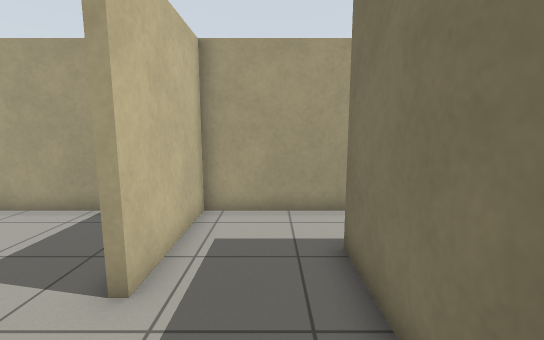
View 1 (above)

22 first-person views from a walk through a world built for the Gazebo simulator. The camera is 1.2 m above the floor, tilts 8° down and sees 90° across. The floor is counted in squares, 0.5 m on a side. Each view is taken from the middle of a square. On the plan, view 1 faces up. The plan holds only what a view shows up to about 17 squares ahead; the rest is blank.

View 2
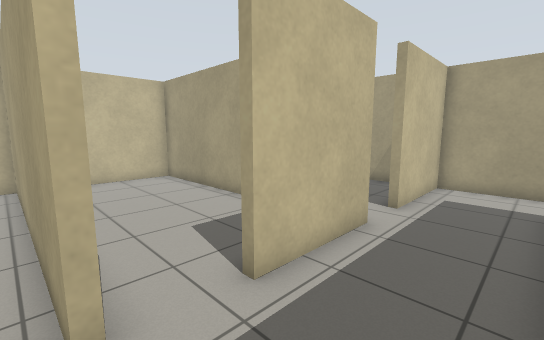

View 3
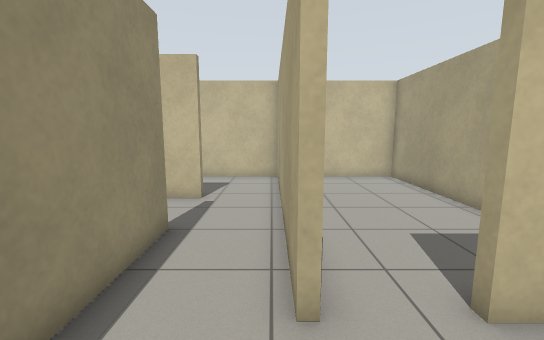

View 4
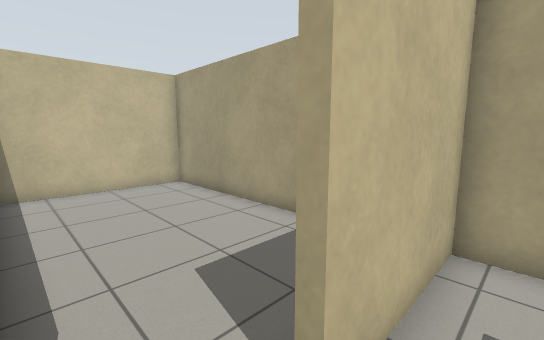

View 5
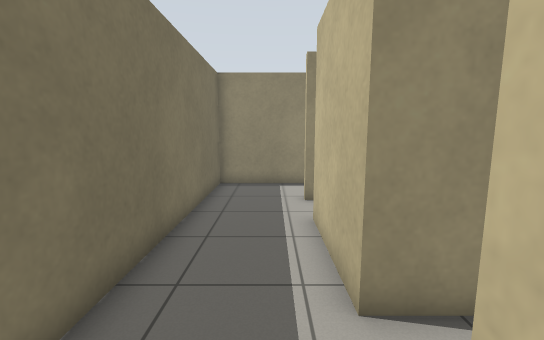

View 6
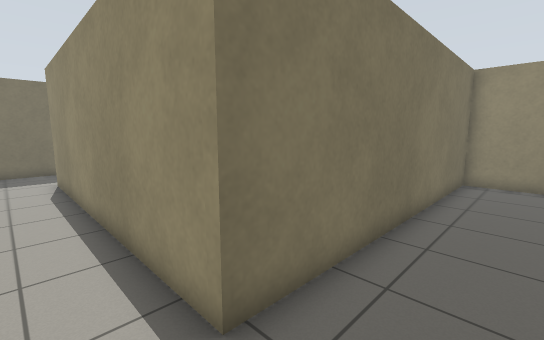

View 7
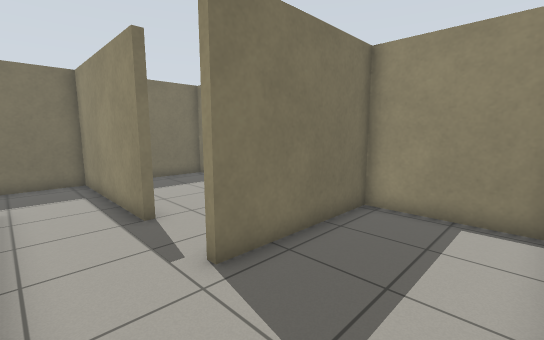

View 8
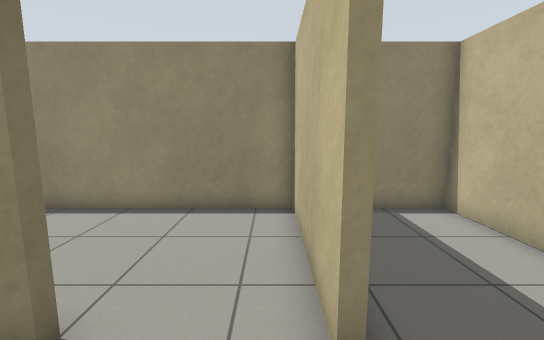

View 9
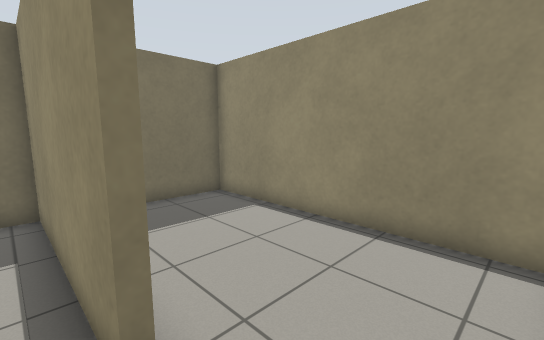

View 10
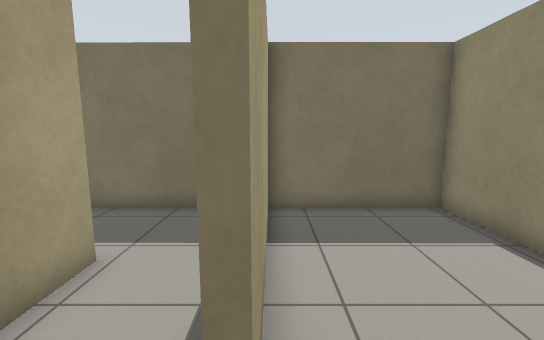

View 11
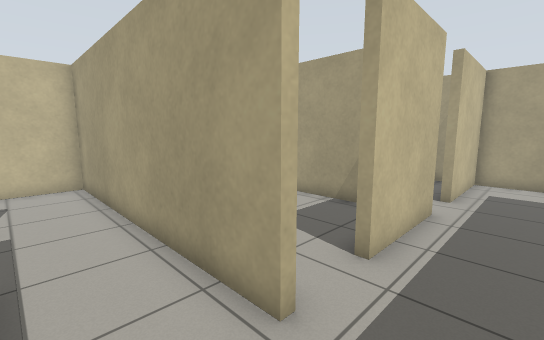

View 12
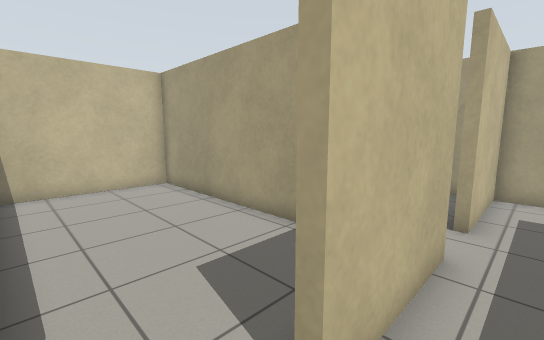

View 13
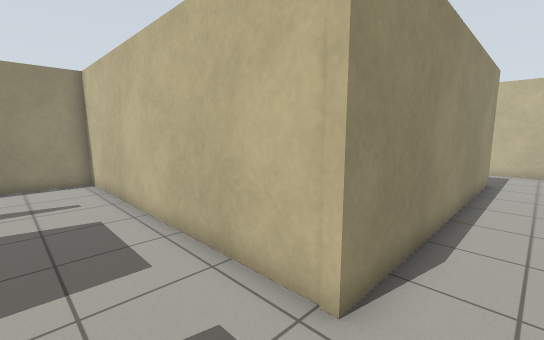

View 14
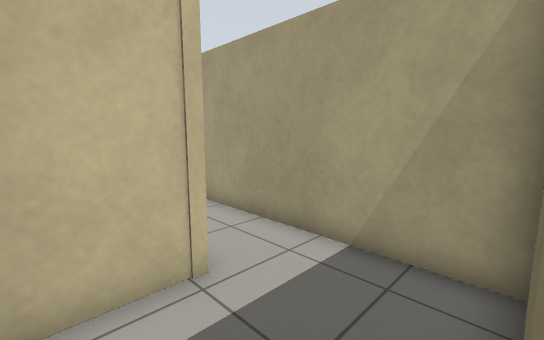

View 15
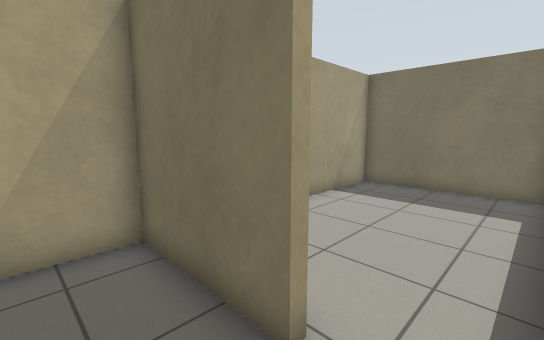

View 16
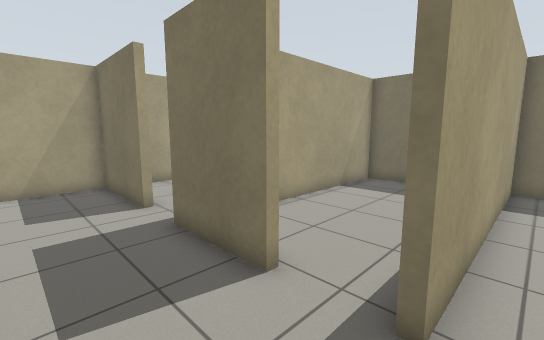

View 17
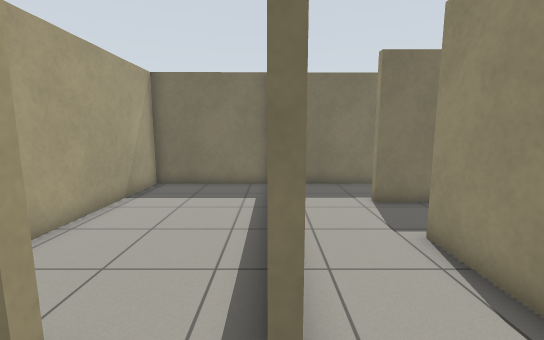

View 18
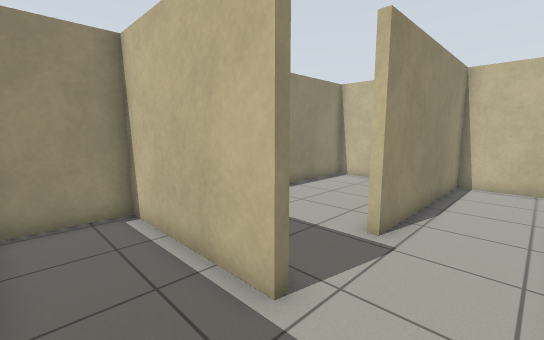

View 19
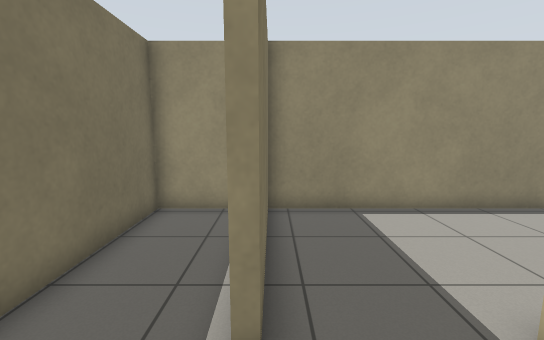

View 20
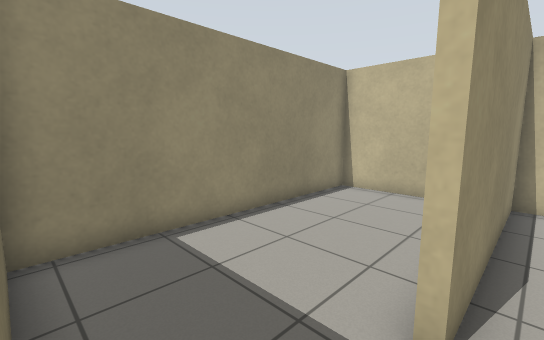

View 21
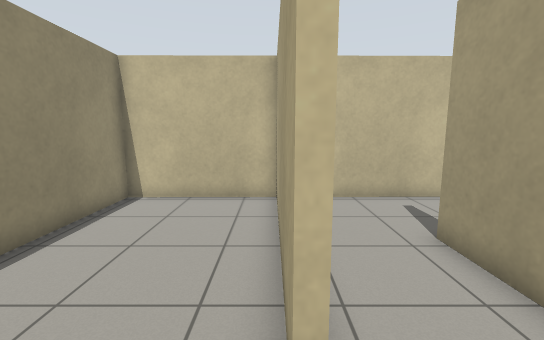

View 22
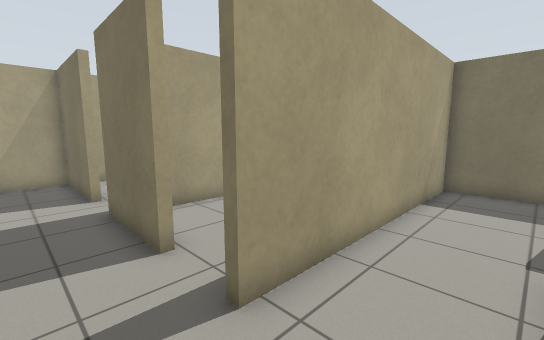

### Floor plan
Points are (right, up) in squares from view 1. A wall is a line through its corners. A room is listed if a view was taken in it or the views show most of it. See-through windows are left out.
Room 1 (views 1, 4, 12)
walls: (-2.1, 1.7) (-2.1, -2.4); (1.4, -4.6) (1.5, 3.6)
ways out: opening at (-0.5, -4) to room 2; opening at (0, 4.5) to room 3; opening at (-2, 3) to room 9; opening at (-1, -3) to room 10
Room 2 (views 2, 3, 8, 9, 10, 11)
walls: (-2.1, -4.7) (-9.5, -4.7); (-5.5, -7.9) (-5.5, -7.6) (1.4, -7.6) (1.4, -4.6); (-8.7, -7.5) (-8.7, -8.5)
ways out: opening at (-0.5, -4) to room 1; opening at (-9, -6) to room 4; opening at (-7, -8) to room 11
Room 3 (views 5, 6, 13)
walls: (2.4, 8.1) (-2.1, 8.1) (-2.1, 3.7); (1.5, 3.6) (1.5, 5.3) (14.1, 5.3) (14.1, 3.6); (18.1, 3.7) (18.1, 8.1) (9.5, 8.1)
ways out: opening at (0, 4.5) to room 1; opening at (16, 4.5) to room 6
Room 4 (view 7)
walls: (-13.5, -10.2) (-13.5, -13.3) (-9, -13.3) (-9, -7.5); (-9.5, -4.7) (-13.5, -4.7) (-13.5, -8.7)
ways out: opening at (-9, -6) to room 2
Room 5 (view 14)
walls: (21, 8.1) (19.2, 8.1); (28.5, 1.9) (28.4, 8.1) (24, 8.1)
ways out: opening at (18, 3) to room 6
Room 6 (views 15, 17)
walls: (18.1, -1.9) (18.1, 1.7); (18.1, -4.3) (18.1, -3.9); (28.5, -3.9) (28.5, 1.4) (19.7, 1.4); (14.1, 3.6) (14.2, -4.6)
ways out: opening at (16, 4.5) to room 3; opening at (18, 3) to room 5; opening at (16.5, -4) to room 7
Room 7 (views 16, 19, 20, 21, 22)
walls: (25.1, -8.6) (25.1, -7.6) (25.4, -7.6); (25.5, -4.3) (18.1, -4.3); (14.2, -4.6) (14.2, -7.6) (22, -7.6)
ways out: opening at (16.5, -4) to room 6; opening at (25, -6) to room 8; opening at (23, -8) to room 12
Room 8 (view 18)
walls: (25.4, -7.6) (25.4, -13.3) (28.6, -13.3) (28.5, -4.3) (25.5, -4.3)
ways out: opening at (25, -6) to room 7
Room 9 (no view inside)
walls: (-3.8, 1.7) (-2.1, 1.7); (-3.1, 8.1) (-13.5, 8.1) (-13.5, 1.9); (-2.1, 3.7) (-2.5, 3.7)
ways out: opening at (-2, 3) to room 1
Room 10 (no view inside)
walls: (-4.3, 1.4) (-13.5, 1.4) (-13.5, -4.1)
ways out: opening at (-1, -3) to room 1
Room 11 (no view inside)
walls: (-8.7, -8.5) (-8.7, -13.3) (1.4, -13.3) (1.4, -7.9) (-5.5, -7.9)
ways out: opening at (-7, -8) to room 2
Room 12 (no view inside)
walls: (22, -7.9) (14.6, -7.9); (14.2, -7.8) (14.2, -13.3) (25.1, -13.3) (25.1, -8.6)
ways out: opening at (23, -8) to room 7

Positions as (right, up) in squares from view 1, and headings:
1: (0, 0), facing up
2: (1, -5), facing up-left
3: (1, -5), facing left
4: (-1, 2), facing up-left
5: (-1, 5), facing down
6: (-1, 7), facing down-right
7: (-13, -5), facing down-right
8: (-8, -5), facing down
9: (-8, -7), facing down-right
10: (-7, -8), facing right
11: (0, -7), facing up-left
12: (-1, -4), facing up-left
13: (17, 7), facing down-left
14: (18, 3), facing up-left
15: (16, 2), facing up-right
16: (15, -5), facing up-right
17: (16, -4), facing right
18: (28, -5), facing down-left
19: (25, -5), facing down
20: (25, -7), facing down-left
21: (24, -8), facing left
22: (16, -7), facing up-right
